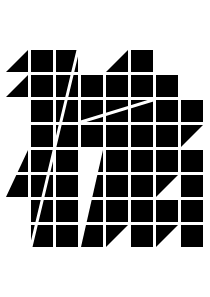
Frame 1 (no input)
Frame 60 (no input): identical to frame 1, image omitted
Frame 120 (the mouse pressed at the canvas centre since frame 60): identical to frame 1, image omitted

The p5.js sketch that drew this single still picture (run headless with seeded random() and noise() and a simulated clock; from frame 60 on, the mouse is pressed at the canvas centre):

// p5.js sketch
// ── sketch.js
function setup() {
  createCanvas(210, 297);
  background(255);
}

function draw() {
  background(255);
  noStroke();
  fill(0);
  rect(6,50,22);
  rect(31,50,22);
  rect(56,50,22);
  
  rect(106,50,22);
  rect(131,50,22);
 
  rect(6,75,22);
  rect(31,75,22);
  rect(56,75,22);
  rect(81,75,22);
  rect(106,75,22);
  rect(131,75,22);
  rect(156,75,22);

 
  rect(31,100,22);
  rect(56,100,22);
  rect(81,100,22);
  rect(106,100,22);
  rect(131,100,22);
  rect(156,100,22);
  rect(181,100,22);

  rect(31,125,22);
  rect(56,125,22);
  rect(81,125,22);
  rect(106,125,22);
  rect(131,125,22);
  rect(156,125,22);
  rect(181,125,22);
  rect(6,150,22);
  rect(31,150,22);
  rect(56,150,22);
  rect(81,150,22);
  rect(106,150,22);
  rect(131,150,22);
  rect(156,150,22);
  rect(181,150,22);
  rect(6,175,22);
  rect(31,175,22);
  rect(56,175,22);
  rect(81,175,22);
  rect(106,175,22);
  rect(131,175,22);
  rect(156,175,22);
  rect(181,175,22);
  
  rect(31,200,22);
  rect(56,200,22);
  rect(81,200,22);
  rect(106,200,22);
  rect(131,200,22);
  rect(156,200,22);
  rect(181,200,22);
 
  rect(31,225,22);
  rect(56,225,22);
  rect(81,225,22);
  rect(106,225,22);
  rect(131,225,22);
  rect(156,225,22);
  rect(181,225,22);

  noStroke();
  fill(255);
  triangle(6,50,28,50,6,72)
  triangle(6,75,28,75,6,97)
  triangle(6,150,28,150,6,197)
  triangle(106,50,106,72,128,50)
  triangle(203,147,181,147,203,125)
  triangle(81,150,103,150,81,247)
  triangle(178,247,178,225,156,247)
  triangle(156,197,178,175,178,197)
  triangle(128,247,106,247,128,225)


  noFill()
  stroke(255)
  strokeWeight(3)
  line(78,50,31,247)
  line(153,100,81,122)
}
